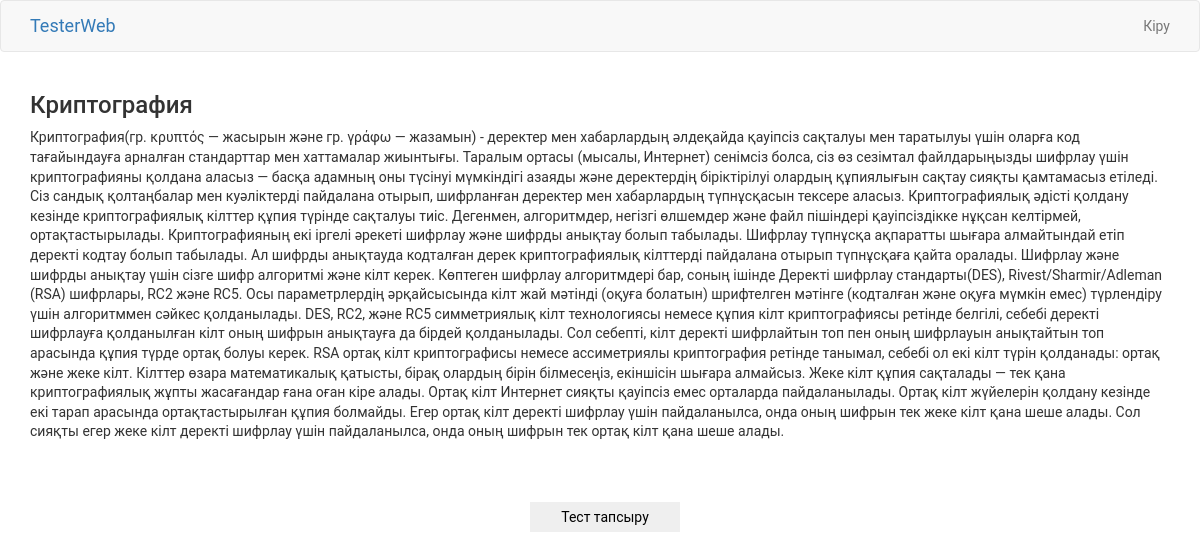
/lectures/2/, run on the app's committed database.
### api/models.py (models this page shows)
class Lecture(models.Model):
    title = models.CharField(max_length=200)
    text = models.TextField()
    published_date = models.DateTimeField(blank=True, null=True)

### api/views.py (the view)
# urls.py: path('lectures/<int:pk>/', views.lecture_details, name="lecturedetails"),
def lecture_details(request, pk):
  lecture = Lecture.objects.get(pk=pk)
  return render(request, 'singleLecture.html', {'lecture': lecture})

### api/templates/singleLecture.html (shortened to what this page needs)
{% extends 'base.html' %}
{% load staticfiles %}
{% block body %}
<body>
    <h3>{{lecture.title}}</h3>
    <p>{{lecture.text}}</p>
    <button class="pass">
        <a href="{% url 'testdetails' pk=lecture.id %}">Тест тапсыру</a>
    </button>
</body>
{% endblock %}

### api/static/style.css (style rules this page uses)
* { font-family: "Roboto", sans-serif; font-weight: normal; }
p { line-height: 1.4em; }
.pass { border: none; width: 150px; height: 30px; text-align: center; margin-left: 500px; margin-top: 50px; }
.pass a, .b-check a , .b-again a { text-decoration: none; color: black; }

### data on the page
Lecture: title "Криптография", text "Криптография(гр. κρυπτός — жасырын және гр. γράφω — жазамын) - деректер мен хабарлардың әлдеқайда қауіпсіз сақталуы мен таратылуы үшін оларға код тағайындауға арналған стандарттар мен хаттамалар жиынтығы. Таралым ортасы (мысалы, Интернет) сенімсіз болса, сіз өз сезімтал файлдарыңызды шифрлау үшін криптографияны қолдана аласыз — басқа адамның оны түсінуі мүмкіндігі азаяды және деректердің біріктірілуі олардың құпиялығын сақтау сияқты қамтамасыз етіледі. Сіз сандық қолтаңбалар мен куәліктерді пайдалана отырып, шифрланған деректер мен хабарлардың түпнұсқасын тексере аласыз. Криптографиялық әдісті қолдану кезінде криптографиялық кілттер құпия түрінде сақталуы тиіс. Дегенмен, алгоритмдер,…"
